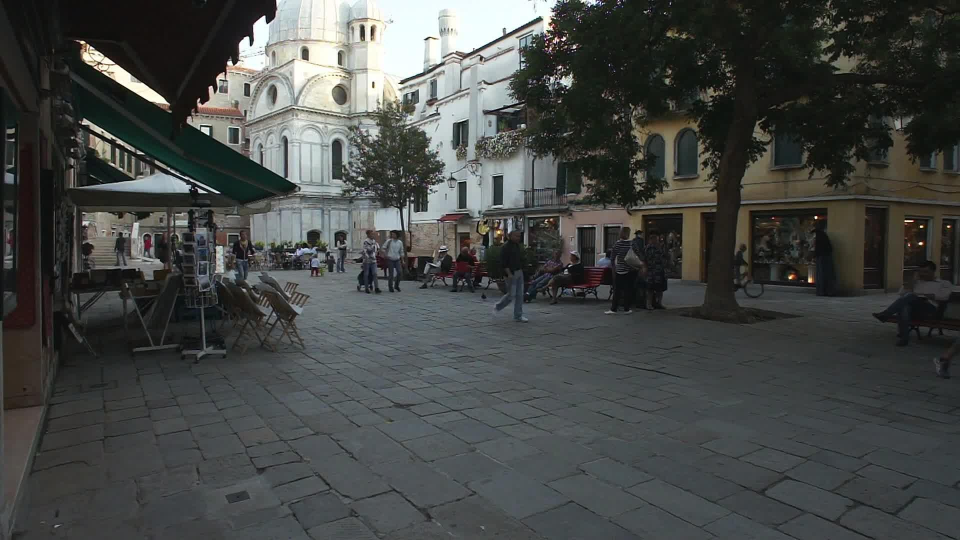
#> input picture MOT/MOT17/test/MOT17-01-DPM/img1/000001.jpg, 1920 x 1080 px (shown at 1/2 size)
$ python -i gmc.py   (imports and definitions only)
#> lines starting #> are read from the running program, lines starting #| are printed output that depends on the picture
#> further down, picture is the input picture: shape (1080, 1920, 3); mean B, G, R 70.1, 71.9, 69.3
import cv2
import matplotlib.pyplot as plt
import numpy as np
import copy

# [5 lines left out: function features_deepcopy, not called in this run]

class GMC:
    def __init__(self, method='orb', downscale=2, verbose=None):
        super(GMC, self).__init__()

        self.method = method
        self.downscale = max(1, int(downscale))

        if self.method == 'orb':
            self.detector = cv2.FastFeatureDetector_create(20)
            self.extractor = cv2.ORB_create()
            self.matcher = cv2.BFMatcher(cv2.NORM_HAMMING)

        elif self.method == 'sift':
            self.detector = cv2.SIFT_create(nOctaveLayers=3, contrastThreshold=0.02, edgeThreshold=20)
            self.extractor = cv2.SIFT_create(nOctaveLayers=3, contrastThreshold=0.02, edgeThreshold=20)
            self.matcher = cv2.BFMatcher(cv2.NORM_L2)

        elif self.method == 'ecc':
            number_of_iterations = 5000
            termination_eps = 1e-6
            self.warp_mode = cv2.MOTION_EUCLIDEAN
            self.criteria = (cv2.TERM_CRITERIA_EPS | cv2.TERM_CRITERIA_COUNT, number_of_iterations, termination_eps)

        elif self.method == 'file' or self.method == 'files':
            seqName = verbose[0]
            ablation = verbose[1]
            if ablation:
                filePath = r'tracker/GMC_files/MOT17_ablation'
            else:
                filePath = r'tracker/GMC_files/MOTChallenge'

            if '-FRCNN' in seqName:
                seqName = seqName[:-6]
            elif '-DPM' in seqName:
                seqName = seqName[:-4]
            elif '-SDP' in seqName:
                seqName = seqName[:-4]

            self.gmcFile = open(filePath + "/GMC-" + seqName + ".txt", 'r')

            if self.gmcFile is None:
                raise ValueError("Error: Unable to open GMC file in directory:" + filePath)
        elif self.method == 'none' or self.method == 'None':
            self.method = 'none'
        else:
            raise ValueError("Error: Unknown CMC method:" + method)

        self.prevFrame = None
        self.prevKeyPoints = None
        self.prevDescriptors = None

        self.initializedFirstFrame = False

    # [38 lines left out: function view, not called in this run]

    def apply(self, raw_frame, detections=None):
        if self.method == 'orb' or self.method == 'sift':
            return self.applyFeaures(raw_frame, detections)
        elif self.method == 'ecc':
            return self.applyEcc(raw_frame, detections)
        elif self.method == 'file':
            return self.applyFile(raw_frame, detections)
        elif self.method == 'none':
            return np.eye(2, 3)
        else:
            return np.eye(2, 3)

    # [32 lines left out: function applyEcc, not called in this run]

    def applyFeaures(self, raw_frame, detections=None):

        # Initialize
        height, width, _ = raw_frame.shape
#> height = 1080; width = 1920
        frame = cv2.cvtColor(raw_frame, cv2.COLOR_BGR2GRAY)
        H = np.eye(2, 3)

        # Downscale image (TODO: consider using pyramids)
        if self.downscale > 1.0:
            # frame = cv2.GaussianBlur(frame, (3, 3), 1.5)
            frame = cv2.resize(frame, (width // self.downscale, height // self.downscale))
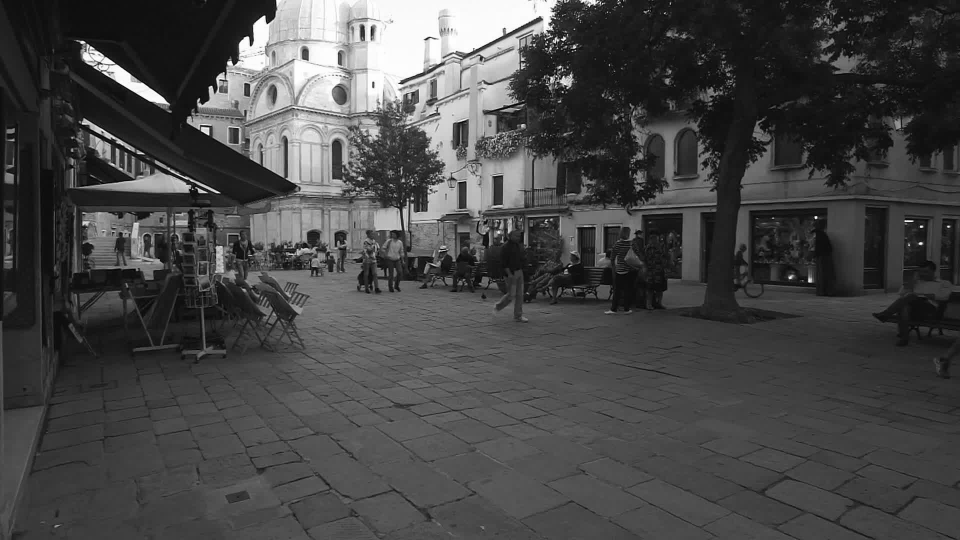
#> frame: shape (540, 960); min 1, max 255, mean 71.1
            width = width // self.downscale
#> width = 960
            height = height // self.downscale
#> height = 540

        # find the keypoints
        mask = np.zeros_like(frame)
        # mask[int(0.05 * height): int(0.95 * height), int(0.05 * width): int(0.95 * width)] = 255
        mask[int(0.02 * height): int(0.98 * height), int(0.02 * width): int(0.98 * width)] = 255
        if detections is not None:
            for det in detections:
                tlbr = (det[:4] / self.downscale).astype(np.int_)
                mask[tlbr[1]:tlbr[3], tlbr[0]:tlbr[2]] = 0

        keypoints = self.detector.detect(frame, mask)
#> keypoints = 4775 keypoints; strongest (x, y, size): (250, 44, 7), (264, 16, 7), (267, 22, 7), (920, 226, 7)

        # compute the descriptors
        keypoints, descriptors = self.extractor.compute(frame, keypoints)
#> keypoints = 4555 keypoints; strongest (x, y, size): (250, 44, 7), (920, 226, 7), (211, 86, 7), (815, 217, 7)

        # Handle first frame
        if not self.initializedFirstFrame:
            # Initialize data
            self.prevFrame = frame.copy()
            self.prevKeyPoints = copy.copy(keypoints)
#> self.prevKeyPoints has the same summary as keypoints
            self.prevDescriptors = copy.copy(descriptors)

            # Initialization done
            self.initializedFirstFrame = True

            return H

        # Match descriptors.
        knnMatches = self.matcher.knnMatch(self.prevDescriptors, descriptors, 2)

        # Filtered matches based on smallest spatial distance
        matches = []
        spatialDistances = []

        maxSpatialDistance = 0.25 * np.array([width, height])

        # Handle empty matches case
        if len(knnMatches) == 0:
            # Store to next iteration
            self.prevFrame = frame.copy()
            self.prevKeyPoints = copy.copy(keypoints)
            self.prevDescriptors = copy.copy(descriptors)

            return H

        for m, n in knnMatches:
            if m.distance < 0.9 * n.distance:
                prevKeyPointLocation = self.prevKeyPoints[m.queryIdx].pt
                currKeyPointLocation = keypoints[m.trainIdx].pt

                spatialDistance = (prevKeyPointLocation[0] - currKeyPointLocation[0],
                                   prevKeyPointLocation[1] - currKeyPointLocation[1])

                if (np.abs(spatialDistance[0]) < maxSpatialDistance[0]) and \
                        (np.abs(spatialDistance[1]) < maxSpatialDistance[1]):
                    spatialDistances.append(spatialDistance)
                    matches.append(m)

        meanSpatialDistances = np.mean(spatialDistances, 0)
        stdSpatialDistances = np.std(spatialDistances, 0)

        inliesrs = (spatialDistances - meanSpatialDistances) < 2.5 * stdSpatialDistances

        goodMatches = []
        prevPoints = []
        currPoints = []
        for i in range(len(matches)):
            if inliesrs[i, 0] and inliesrs[i, 1]:
                goodMatches.append(matches[i])
                prevPoints.append(self.prevKeyPoints[matches[i].queryIdx].pt)
                currPoints.append(keypoints[matches[i].trainIdx].pt)

        prevPoints = np.array(prevPoints)
        currPoints = np.array(currPoints)

        # Draw the keypoint matches on the output image
        if 0:
            matches_img = np.hstack((self.prevFrame, frame))
            matches_img = cv2.cvtColor(matches_img, cv2.COLOR_GRAY2BGR)
            W = np.size(self.prevFrame, 1)
            for m in goodMatches:
                prev_pt = np.array(self.prevKeyPoints[m.queryIdx].pt, dtype=np.int_)
                curr_pt = np.array(keypoints[m.trainIdx].pt, dtype=np.int_)
                curr_pt[0] += W
                color = np.random.randint(0, 255, (3,))
                color = (int(color[0]), int(color[1]), int(color[2]))

                matches_img = cv2.line(matches_img, prev_pt, curr_pt, tuple(color), 1, cv2.LINE_AA)
                matches_img = cv2.circle(matches_img, prev_pt, 2, tuple(color), -1)
                matches_img = cv2.circle(matches_img, curr_pt, 2, tuple(color), -1)

            plt.figure()
            plt.imshow(matches_img)
            plt.show()

        # Find rigid matrix
        if (np.size(prevPoints, 0) > 4) and (np.size(prevPoints, 0) == np.size(prevPoints, 0)):
            H, inliesrs = cv2.estimateAffinePartial2D(prevPoints, currPoints, cv2.RANSAC)

            # Handle downscale
            if self.downscale > 1.0:
                H[0, 2] *= self.downscale
                H[1, 2] *= self.downscale
        else:
            print('Warning: not enough matching points')

        # Store to next iteration
        self.prevFrame = frame.copy()
        self.prevKeyPoints = copy.copy(keypoints)
        self.prevDescriptors = copy.copy(descriptors)

        return H

    # [12 lines left out: function applyFile, not called in this run]

>>> import cv2
>>> picture = cv2.imread('../MOT/MOT17/test/MOT17-01-DPM/img1/000001.jpg')
>>> result = GMC().apply(picture)
#> result = [[1, 0, 0], [0, 1, 0]]
